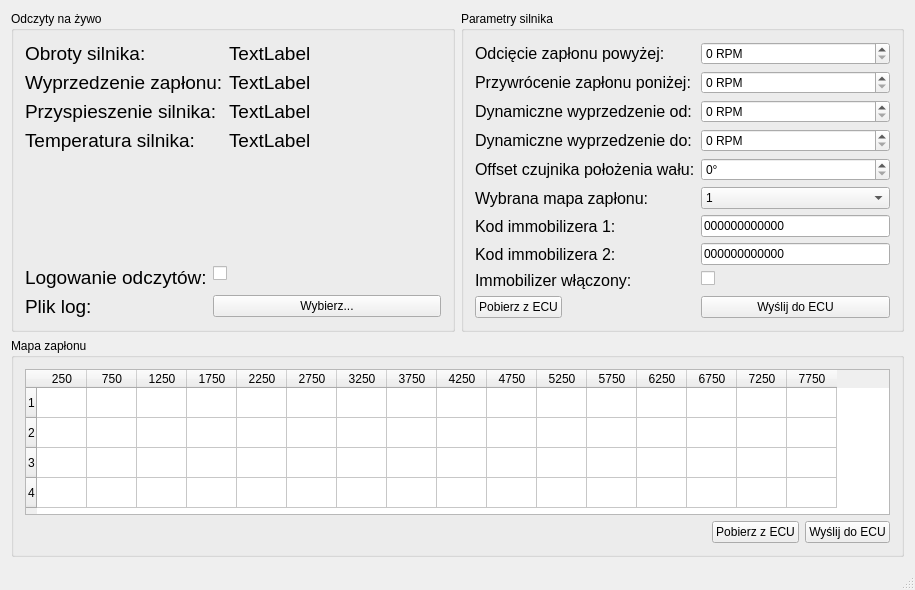
<?xml version="1.0" encoding="UTF-8"?>
<ui version="4.0">
 <class>WndMain</class>
 <widget class="QMainWindow" name="WndMain">
  <property name="geometry">
   <rect>
    <x>0</x>
    <y>0</y>
    <width>915</width>
    <height>590</height>
   </rect>
  </property>
  <property name="windowTitle">
   <string>MZ ECU Diag App</string>
  </property>
  <widget class="QWidget" name="centralWidget">
   <layout class="QVBoxLayout" name="verticalLayout_2">
    <item>
     <layout class="QHBoxLayout" name="horizontalLayout">
      <item>
       <widget class="QGroupBox" name="groupBox">
        <property name="title">
         <string>Odczyty na żywo</string>
        </property>
        <property name="checkable">
         <bool>false</bool>
        </property>
        <layout class="QVBoxLayout" name="verticalLayout_3">
         <item>
          <layout class="QFormLayout" name="formLayout">
           <item row="0" column="0">
            <widget class="QLabel" name="label">
             <property name="font">
              <font>
               <pointsize>14</pointsize>
              </font>
             </property>
             <property name="text">
              <string>Obroty silnika:</string>
             </property>
            </widget>
           </item>
           <item row="0" column="1">
            <widget class="QLabel" name="lRPM">
             <property name="sizePolicy">
              <sizepolicy hsizetype="Expanding" vsizetype="Preferred">
               <horstretch>0</horstretch>
               <verstretch>0</verstretch>
              </sizepolicy>
             </property>
             <property name="font">
              <font>
               <pointsize>14</pointsize>
              </font>
             </property>
             <property name="text">
              <string>TextLabel</string>
             </property>
            </widget>
           </item>
           <item row="1" column="0">
            <widget class="QLabel" name="label_2">
             <property name="font">
              <font>
               <pointsize>14</pointsize>
              </font>
             </property>
             <property name="text">
              <string>Wyprzedzenie zapłonu:</string>
             </property>
            </widget>
           </item>
           <item row="1" column="1">
            <widget class="QLabel" name="lIgnitionAdvance">
             <property name="sizePolicy">
              <sizepolicy hsizetype="Expanding" vsizetype="Preferred">
               <horstretch>0</horstretch>
               <verstretch>0</verstretch>
              </sizepolicy>
             </property>
             <property name="font">
              <font>
               <pointsize>14</pointsize>
              </font>
             </property>
             <property name="text">
              <string>TextLabel</string>
             </property>
            </widget>
           </item>
           <item row="2" column="0">
            <widget class="QLabel" name="label_3">
             <property name="font">
              <font>
               <pointsize>14</pointsize>
              </font>
             </property>
             <property name="text">
              <string>Przyspieszenie silnika:</string>
             </property>
            </widget>
           </item>
           <item row="2" column="1">
            <widget class="QLabel" name="lCrankAccel">
             <property name="sizePolicy">
              <sizepolicy hsizetype="Expanding" vsizetype="Preferred">
               <horstretch>0</horstretch>
               <verstretch>0</verstretch>
              </sizepolicy>
             </property>
             <property name="font">
              <font>
               <pointsize>14</pointsize>
              </font>
             </property>
             <property name="text">
              <string>TextLabel</string>
             </property>
            </widget>
           </item>
           <item row="3" column="0">
            <widget class="QLabel" name="label_5">
             <property name="font">
              <font>
               <pointsize>14</pointsize>
              </font>
             </property>
             <property name="text">
              <string>Temperatura silnika:</string>
             </property>
            </widget>
           </item>
           <item row="3" column="1">
            <widget class="QLabel" name="lEngineTemp">
             <property name="sizePolicy">
              <sizepolicy hsizetype="Expanding" vsizetype="Preferred">
               <horstretch>0</horstretch>
               <verstretch>0</verstretch>
              </sizepolicy>
             </property>
             <property name="font">
              <font>
               <pointsize>14</pointsize>
              </font>
             </property>
             <property name="text">
              <string>TextLabel</string>
             </property>
            </widget>
           </item>
          </layout>
         </item>
         <item>
          <spacer name="verticalSpacer">
           <property name="orientation">
            <enum>Qt::Vertical</enum>
           </property>
           <property name="sizeHint" stdset="0">
            <size>
             <width>20</width>
             <height>80</height>
            </size>
           </property>
          </spacer>
         </item>
         <item>
          <layout class="QFormLayout" name="formLayout_3">
           <item row="0" column="0">
            <widget class="QLabel" name="label_7">
             <property name="font">
              <font>
               <pointsize>14</pointsize>
              </font>
             </property>
             <property name="text">
              <string>Logowanie odczytów:</string>
             </property>
            </widget>
           </item>
           <item row="1" column="0">
            <widget class="QLabel" name="lLogFileName">
             <property name="font">
              <font>
               <pointsize>14</pointsize>
              </font>
             </property>
             <property name="text">
              <string>Plik log:</string>
             </property>
            </widget>
           </item>
           <item row="1" column="1">
            <widget class="QPushButton" name="pbSelectFile">
             <property name="sizePolicy">
              <sizepolicy hsizetype="Minimum" vsizetype="Fixed">
               <horstretch>0</horstretch>
               <verstretch>0</verstretch>
              </sizepolicy>
             </property>
             <property name="text">
              <string>Wybierz...</string>
             </property>
            </widget>
           </item>
           <item row="0" column="1">
            <widget class="QCheckBox" name="cbLogEnabled">
             <property name="text">
              <string/>
             </property>
            </widget>
           </item>
          </layout>
         </item>
        </layout>
       </widget>
      </item>
      <item>
       <widget class="QGroupBox" name="groupBox_2">
        <property name="title">
         <string>Parametry silnika</string>
        </property>
        <layout class="QFormLayout" name="formLayout_2">
         <item row="0" column="0">
          <widget class="QLabel" name="label_8">
           <property name="font">
            <font>
             <pointsize>12</pointsize>
            </font>
           </property>
           <property name="text">
            <string>Odcięcie zapłonu powyżej:</string>
           </property>
          </widget>
         </item>
         <item row="0" column="1">
          <widget class="QSpinBox" name="sbCuttOffStart">
           <property name="suffix">
            <string> RPM</string>
           </property>
           <property name="maximum">
            <number>8000</number>
           </property>
           <property name="singleStep">
            <number>100</number>
           </property>
           <property name="value">
            <number>0</number>
           </property>
          </widget>
         </item>
         <item row="1" column="0">
          <widget class="QLabel" name="label_9">
           <property name="font">
            <font>
             <pointsize>12</pointsize>
            </font>
           </property>
           <property name="text">
            <string>Przywrócenie zapłonu poniżej:</string>
           </property>
          </widget>
         </item>
         <item row="1" column="1">
          <widget class="QSpinBox" name="sbCuttOffEnd">
           <property name="suffix">
            <string> RPM</string>
           </property>
           <property name="maximum">
            <number>8000</number>
           </property>
           <property name="singleStep">
            <number>100</number>
           </property>
           <property name="value">
            <number>0</number>
           </property>
          </widget>
         </item>
         <item row="2" column="0">
          <widget class="QLabel" name="label_10">
           <property name="font">
            <font>
             <pointsize>12</pointsize>
            </font>
           </property>
           <property name="text">
            <string>Dynamiczne wyprzedzenie od:</string>
           </property>
          </widget>
         </item>
         <item row="2" column="1">
          <widget class="QSpinBox" name="sbDynamicOn">
           <property name="suffix">
            <string> RPM</string>
           </property>
           <property name="maximum">
            <number>8000</number>
           </property>
           <property name="singleStep">
            <number>100</number>
           </property>
           <property name="value">
            <number>0</number>
           </property>
          </widget>
         </item>
         <item row="3" column="0">
          <widget class="QLabel" name="label_11">
           <property name="font">
            <font>
             <pointsize>12</pointsize>
            </font>
           </property>
           <property name="text">
            <string>Dynamiczne wyprzedzenie do:</string>
           </property>
          </widget>
         </item>
         <item row="3" column="1">
          <widget class="QSpinBox" name="sbDynamicOff">
           <property name="suffix">
            <string> RPM</string>
           </property>
           <property name="maximum">
            <number>8000</number>
           </property>
           <property name="singleStep">
            <number>100</number>
           </property>
           <property name="value">
            <number>0</number>
           </property>
          </widget>
         </item>
         <item row="4" column="0">
          <widget class="QLabel" name="label_6">
           <property name="font">
            <font>
             <pointsize>12</pointsize>
            </font>
           </property>
           <property name="text">
            <string>Offset czujnika położenia wału:</string>
           </property>
          </widget>
         </item>
         <item row="4" column="1">
          <widget class="QSpinBox" name="sbOffset">
           <property name="suffix">
            <string>°</string>
           </property>
           <property name="maximum">
            <number>90</number>
           </property>
          </widget>
         </item>
         <item row="5" column="0">
          <widget class="QLabel" name="label_12">
           <property name="font">
            <font>
             <pointsize>12</pointsize>
            </font>
           </property>
           <property name="text">
            <string>Wybrana mapa zapłonu:</string>
           </property>
          </widget>
         </item>
         <item row="5" column="1">
          <widget class="QComboBox" name="cbCurrentMap">
           <item>
            <property name="text">
             <string>1</string>
            </property>
           </item>
           <item>
            <property name="text">
             <string>2</string>
            </property>
           </item>
           <item>
            <property name="text">
             <string>3</string>
            </property>
           </item>
           <item>
            <property name="text">
             <string>4</string>
            </property>
           </item>
          </widget>
         </item>
         <item row="6" column="0">
          <widget class="QLabel" name="label_13">
           <property name="font">
            <font>
             <pointsize>12</pointsize>
            </font>
           </property>
           <property name="text">
            <string>Kod immobilizera 1:</string>
           </property>
          </widget>
         </item>
         <item row="6" column="1">
          <widget class="QLineEdit" name="leImmoKey0">
           <property name="inputMask">
            <string>HHHHHHHHHHHH</string>
           </property>
           <property name="text">
            <string>000000000000</string>
           </property>
           <property name="maxLength">
            <number>12</number>
           </property>
          </widget>
         </item>
         <item row="7" column="0">
          <widget class="QLabel" name="label_14">
           <property name="font">
            <font>
             <pointsize>12</pointsize>
            </font>
           </property>
           <property name="text">
            <string>Kod immobilizera 2:</string>
           </property>
          </widget>
         </item>
         <item row="7" column="1">
          <widget class="QLineEdit" name="leImmoKey1">
           <property name="inputMask">
            <string>HHHHHHHHHHHH</string>
           </property>
           <property name="text">
            <string>000000000000</string>
           </property>
           <property name="maxLength">
            <number>12</number>
           </property>
          </widget>
         </item>
         <item row="8" column="0">
          <widget class="QLabel" name="label_4">
           <property name="font">
            <font>
             <pointsize>12</pointsize>
            </font>
           </property>
           <property name="text">
            <string>Immobilizer włączony:</string>
           </property>
          </widget>
         </item>
         <item row="8" column="1">
          <widget class="QCheckBox" name="cbImmoEnabled">
           <property name="font">
            <font>
             <pointsize>12</pointsize>
            </font>
           </property>
           <property name="text">
            <string/>
           </property>
          </widget>
         </item>
         <item row="9" column="0">
          <widget class="QPushButton" name="pbReadParams">
           <property name="text">
            <string>Pobierz z ECU</string>
           </property>
          </widget>
         </item>
         <item row="9" column="1">
          <widget class="QPushButton" name="pbWriteParams">
           <property name="text">
            <string>Wyślij do ECU</string>
           </property>
          </widget>
         </item>
        </layout>
       </widget>
      </item>
     </layout>
    </item>
    <item>
     <widget class="QGroupBox" name="groupBox_3">
      <property name="title">
       <string>Mapa zapłonu</string>
      </property>
      <layout class="QVBoxLayout" name="verticalLayout">
       <item>
        <widget class="QTableWidget" name="twIgnitionMap">
         <attribute name="horizontalHeaderDefaultSectionSize">
          <number>50</number>
         </attribute>
         <row>
          <property name="text">
           <string>1</string>
          </property>
         </row>
         <row>
          <property name="text">
           <string>2</string>
          </property>
         </row>
         <row>
          <property name="text">
           <string>3</string>
          </property>
         </row>
         <row>
          <property name="text">
           <string>4</string>
          </property>
         </row>
         <column>
          <property name="text">
           <string>250</string>
          </property>
         </column>
         <column>
          <property name="text">
           <string>750</string>
          </property>
         </column>
         <column>
          <property name="text">
           <string>1250</string>
          </property>
         </column>
         <column>
          <property name="text">
           <string>1750</string>
          </property>
         </column>
         <column>
          <property name="text">
           <string>2250</string>
          </property>
         </column>
         <column>
          <property name="text">
           <string>2750</string>
          </property>
         </column>
         <column>
          <property name="text">
           <string>3250</string>
          </property>
         </column>
         <column>
          <property name="text">
           <string>3750</string>
          </property>
         </column>
         <column>
          <property name="text">
           <string>4250</string>
          </property>
         </column>
         <column>
          <property name="text">
           <string>4750</string>
          </property>
         </column>
         <column>
          <property name="text">
           <string>5250</string>
          </property>
         </column>
         <column>
          <property name="text">
           <string>5750</string>
          </property>
         </column>
         <column>
          <property name="text">
           <string>6250</string>
          </property>
         </column>
         <column>
          <property name="text">
           <string>6750</string>
          </property>
         </column>
         <column>
          <property name="text">
           <string>7250</string>
          </property>
         </column>
         <column>
          <property name="text">
           <string>7750</string>
          </property>
         </column>
        </widget>
       </item>
       <item>
        <layout class="QHBoxLayout" name="horizontalLayout_6">
         <item>
          <spacer name="horizontalSpacer">
           <property name="orientation">
            <enum>Qt::Horizontal</enum>
           </property>
           <property name="sizeHint" stdset="0">
            <size>
             <width>40</width>
             <height>20</height>
            </size>
           </property>
          </spacer>
         </item>
         <item>
          <widget class="QPushButton" name="pbReadEcuMap">
           <property name="text">
            <string>Pobierz z ECU</string>
           </property>
          </widget>
         </item>
         <item>
          <widget class="QPushButton" name="pbWriteEcuMap">
           <property name="text">
            <string>Wyślij do ECU</string>
           </property>
          </widget>
         </item>
        </layout>
       </item>
      </layout>
     </widget>
    </item>
   </layout>
  </widget>
  <widget class="QStatusBar" name="statusBar"/>
 </widget>
 <layoutdefault spacing="6" margin="11"/>
 <resources/>
 <connections/>
</ui>
